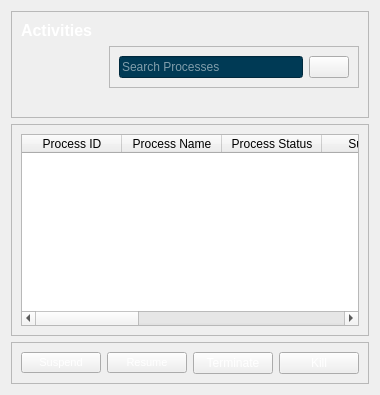
            <widget class="QWidget" name="activities">
             <layout class="QVBoxLayout" name="verticalLayout_7">
              <item>
               <widget class="QFrame" name="frame_3">
                <property name="frameShape">
                 <enum>QFrame::StyledPanel</enum>
                </property>
                <property name="frameShadow">
                 <enum>QFrame::Raised</enum>
                </property>
                <layout class="QGridLayout" name="gridLayout_5">
                 <item row="1" column="1" alignment="Qt::AlignRight">
                  <widget class="QFrame" name="frame_6">
                   <property name="sizePolicy">
                    <sizepolicy hsizetype="Preferred" vsizetype="Preferred">
                     <horstretch>0</horstretch>
                     <verstretch>0</verstretch>
                    </sizepolicy>
                   </property>
                   <property name="minimumSize">
                    <size>
                     <width>250</width>
                     <height>0</height>
                    </size>
                   </property>
                   <property name="maximumSize">
                    <size>
                     <width>400</width>
                     <height>16777215</height>
                    </size>
                   </property>
                   <property name="frameShape">
                    <enum>QFrame::StyledPanel</enum>
                   </property>
                   <property name="frameShadow">
                    <enum>QFrame::Raised</enum>
                   </property>
                   <layout class="QHBoxLayout" name="horizontalLayout_9">
                    <item>
                     <widget class="QLineEdit" name="activity_search">
                      <property name="styleSheet">
                       <string notr="true">color: rgb(255, 255, 255);
background-color: rgb(0, 58, 85);</string>
                      </property>
                      <property name="placeholderText">
                       <string>Search Processes</string>
                      </property>
                     </widget>
                    </item>
                    <item>
                     <widget class="QPushButton" name="pushButton_3">
                      <property name="text">
                       <string/>
                      </property>
                      <property name="icon">
                       <iconset resource="icons.qrc">
                        <normaloff>:/icons/icons/search.svg</normaloff>:/icons/icons/search.svg</iconset>
                      </property>
                      <property name="iconSize">
                       <size>
                        <width>30</width>
                        <height>20</height>
                       </size>
                      </property>
                     </widget>
                    </item>
                   </layout>
                  </widget>
                 </item>
                 <item row="0" column="0">
                  <widget class="QLabel" name="label_49">
                   <property name="font">
                    <font>
                     <pointsize>12</pointsize>
                     <weight>75</weight>
                     <bold>true</bold>
                    </font>
                   </property>
                   <property name="styleSheet">
                    <string notr="true">color: rgb(255, 255, 255);</string>
                   </property>
                   <property name="text">
                    <string>Activities</string>
                   </property>
                  </widget>
                 </item>
                 <item row="1" column="0">
                  <widget class="QLabel" name="label_50">
                   <property name="text">
                    <string/>
                   </property>
                  </widget>
                 </item>
                 <item row="2" column="1">
                  <widget class="QLabel" name="label_51">
                   <property name="text">
                    <string/>
                   </property>
                  </widget>
                 </item>
                </layout>
               </widget>
              </item>
              <item>
               <widget class="QFrame" name="frame_4">
                <property name="frameShape">
                 <enum>QFrame::StyledPanel</enum>
                </property>
                <property name="frameShadow">
                 <enum>QFrame::Raised</enum>
                </property>
                <layout class="QVBoxLayout" name="verticalLayout_8">
                 <item alignment="Qt::AlignVCenter">
                  <widget class="QTableWidget" name="tableWidget">
                   <property name="minimumSize">
                    <size>
                     <width>0</width>
                     <height>0</height>
                    </size>
                   </property>
                   <property name="styleSheet">
                    <string notr="true">background-color:&quot;#001f3f&quot;;
</string>
                   </property>
                   <column>
                    <property name="text">
                     <string>Process ID</string>
                    </property>
                   </column>
                   <column>
                    <property name="text">
                     <string>Process Name</string>
                    </property>
                   </column>
                   <column>
                    <property name="text">
                     <string>Process Status</string>
                    </property>
                   </column>
                   <column>
                    <property name="text">
                     <string>Suspend</string>
                    </property>
                   </column>
                   <column>
                    <property name="text">
                     <string>Started </string>
                    </property>
                   </column>
                   <column>
                    <property name="text">
                     <string>Resume</string>
                    </property>
                   </column>
                   <column>
                    <property name="text">
                     <string>Terminate</string>
                    </property>
                   </column>
                   <column>
                    <property name="text">
                     <string>Kill</string>
                    </property>
                   </column>
                   <column>
                    <property name="text">
                     <string/>
                    </property>
                   </column>
                  </widget>
                 </item>
                </layout>
               </widget>
              </item>
              <item alignment="Qt::AlignBottom">
               <widget class="QFrame" name="frame_5">
                <property name="styleSheet">
                 <string notr="true">color: rgb(255, 255, 255);
font: 75 8pt &quot;MS Shell Dlg 2&quot;;</string>
                </property>
                <property name="frameShape">
                 <enum>QFrame::StyledPanel</enum>
                </property>
                <property name="frameShadow">
                 <enum>QFrame::Raised</enum>
                </property>
                <layout class="QHBoxLayout" name="horizontalLayout_10">
                 <item>
                  <widget class="QPushButton" name="pushButton_4">
                   <property name="font">
                    <font>
                     <family>MS Shell Dlg 2</family>
                     <pointsize>8</pointsize>
                     <weight>9</weight>
                     <italic>false</italic>
                     <bold>false</bold>
                    </font>
                   </property>
                   <property name="text">
                    <string>Suspend</string>
                   </property>
                  </widget>
                 </item>
                 <item>
                  <widget class="QPushButton" name="pushButton_5">
                   <property name="font">
                    <font>
                     <family>MS Shell Dlg 2</family>
                     <pointsize>8</pointsize>
                     <weight>9</weight>
                     <italic>false</italic>
                     <bold>false</bold>
                    </font>
                   </property>
                   <property name="text">
                    <string>Resume</string>
                   </property>
                  </widget>
                 </item>
                 <item>
                  <widget class="QPushButton" name="pushButton_6">
                   <property name="text">
                    <string>Terminate</string>
                   </property>
                  </widget>
                 </item>
                 <item>
                  <widget class="QPushButton" name="pushButton_7">
                   <property name="text">
                    <string>Kill</string>
                   </property>
                  </widget>
                 </item>
                </layout>
               </widget>
              </item>
             </layout>
            </widget>
